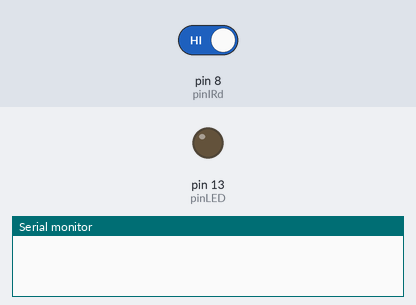
Simulated run of this sketch. Board: Arduino Uno, built with avr-gcc and run on an emulated ATmega328P. Shown: output pins drawn as LEDs (lit = HIGH), the last lines printed to the serial monitor. Inputs (shaded band) come from the test bench; at power-on: pin 8 (pinIRd) HIGH.

Above: at 1.2 s.
1.3 s: pin 8 (pinIRd) driven LOW
At 1.8 s:
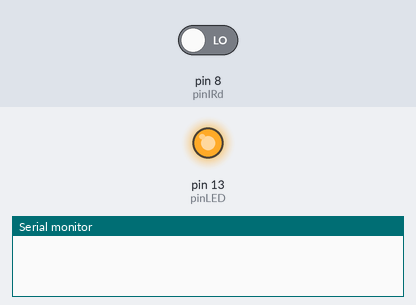
2.8 s: pin 8 (pinIRd) driven HIGH
At 4.2 s:
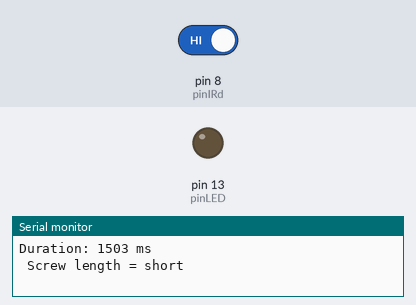
Timing chart, 0 to 5.8 s (numbered marks = the images above; inputs shaded):
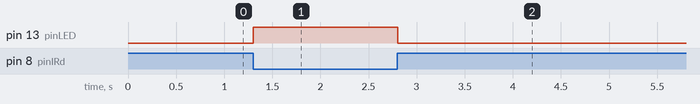

Measured:
- after the input at 1.3 s, pin 13 (pinLED): LOW → HIGH at once
- after the input at 2.8 s, pin 13 (pinLED): HIGH → LOW at once

The sketch:

ir_length_test.ino
```cpp
//Outputs the total time of IR activation once released

//Circuit
// Arduino Uno  -->   TCRT5000
// 5v           --->   VCC
// Grnd         --->   Grnd
// A0           --->   A0
// D8           --->   D0

const int pinIRd = 8;
const int pinLED = 13;

int IRvalueD = 0;
bool sensorActive = false;
unsigned long activeStartTime = 0;

void setup()
{
  Serial.begin(9600);
  pinMode(pinIRd, INPUT);
  pinMode(pinLED, OUTPUT);
}

void loop()
{
  IRvalueD = digitalRead(pinIRd);

  if (IRvalueD == LOW && !sensorActive) {
    sensorActive = true;
    activeStartTime = millis();
  }

  if (IRvalueD == HIGH && sensorActive) {
    sensorActive = false;
    unsigned long duration = millis() - activeStartTime;
    Serial.print("Duration: ");
    Serial.print(duration);
    Serial.println(" ms");

    if (duration <= 2500) {
        Serial.println(" Screw length = short");
      } else if (duration <= 3300) {
        Serial.println(" Screw length = medium");
      } else {
        Serial.println(" Screw length = long");
    }
  }

  digitalWrite(LED_BUILTIN, IRvalueD == LOW ? HIGH : LOW);

  delay(10);
}
```
